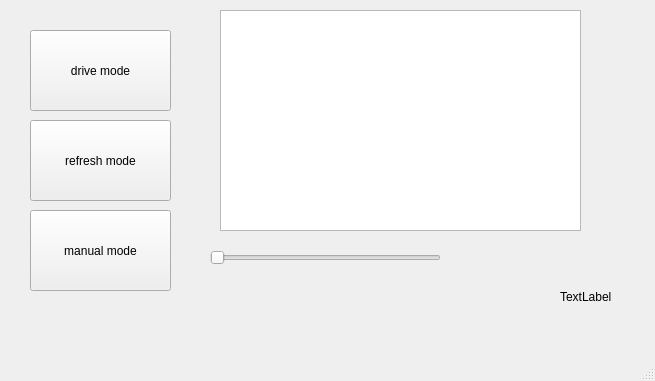
<?xml version="1.0" encoding="UTF-8"?>
<ui version="4.0">
 <class>MainWindow</class>
 <widget class="QMainWindow" name="MainWindow">
  <property name="geometry">
   <rect>
    <x>0</x>
    <y>0</y>
    <width>655</width>
    <height>381</height>
   </rect>
  </property>
  <property name="windowTitle">
   <string>MainWindow</string>
  </property>
  <widget class="QWidget" name="centralwidget">
   <widget class="QPushButton" name="pushButton">
    <property name="geometry">
     <rect>
      <x>30</x>
      <y>30</y>
      <width>141</width>
      <height>81</height>
     </rect>
    </property>
    <property name="text">
     <string>drive mode</string>
    </property>
   </widget>
   <widget class="QPushButton" name="pushButton_2">
    <property name="geometry">
     <rect>
      <x>30</x>
      <y>120</y>
      <width>141</width>
      <height>81</height>
     </rect>
    </property>
    <property name="text">
     <string>refresh mode</string>
    </property>
   </widget>
   <widget class="QPushButton" name="pushButton_3">
    <property name="geometry">
     <rect>
      <x>30</x>
      <y>210</y>
      <width>141</width>
      <height>81</height>
     </rect>
    </property>
    <property name="text">
     <string>manual mode</string>
    </property>
   </widget>
   <widget class="QLabel" name="label">
    <property name="geometry">
     <rect>
      <x>560</x>
      <y>290</y>
      <width>57</width>
      <height>14</height>
     </rect>
    </property>
    <property name="text">
     <string>TextLabel</string>
    </property>
   </widget>
   <widget class="QSlider" name="horizontalSlider">
    <property name="enabled">
     <bool>true</bool>
    </property>
    <property name="geometry">
     <rect>
      <x>210</x>
      <y>250</y>
      <width>231</width>
      <height>16</height>
     </rect>
    </property>
    <property name="orientation">
     <enum>Qt::Horizontal</enum>
    </property>
   </widget>
   <widget class="QTextBrowser" name="textBrowser">
    <property name="geometry">
     <rect>
      <x>220</x>
      <y>10</y>
      <width>361</width>
      <height>221</height>
     </rect>
    </property>
   </widget>
  </widget>
  <widget class="QMenuBar" name="menubar">
   <property name="geometry">
    <rect>
     <x>0</x>
     <y>0</y>
     <width>655</width>
     <height>19</height>
    </rect>
   </property>
  </widget>
  <widget class="QStatusBar" name="statusbar"/>
 </widget>
 <resources/>
 <connections/>
</ui>
